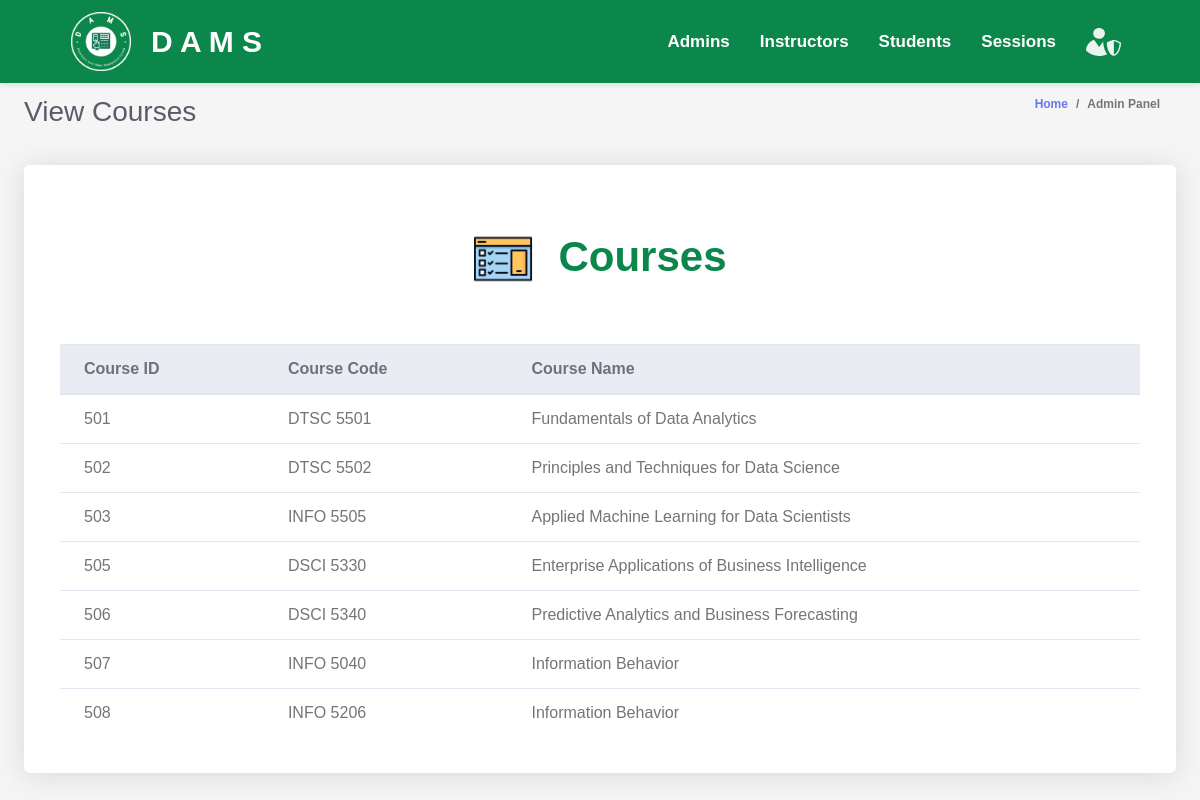
The page /admin/viewCourses.php on the database as committed earlier.
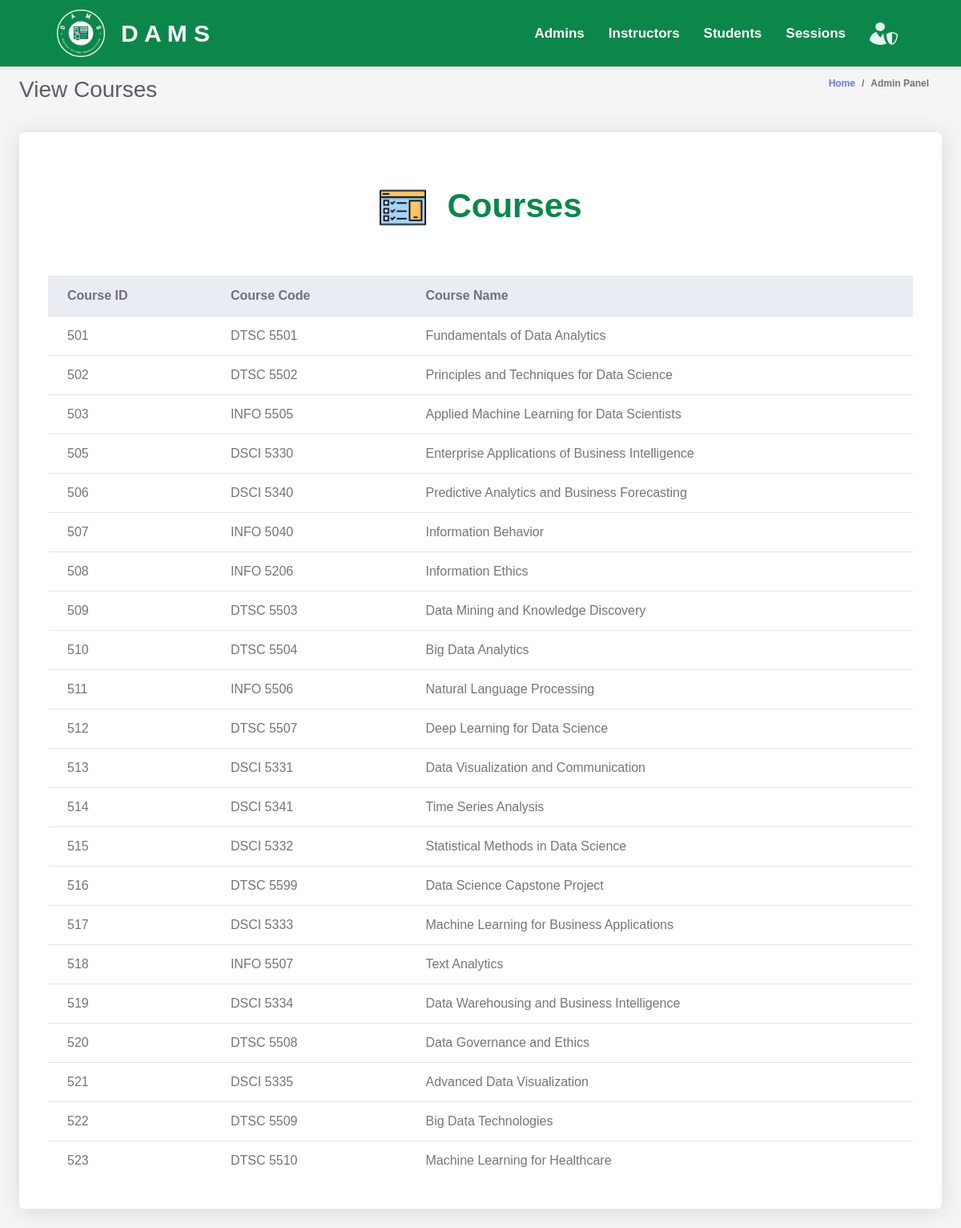
The same page on the database as committed later.
### tables this page shows
CREATE TABLE `courses` (
    course_id INT AUTO_INCREMENT PRIMARY KEY,
    course_name VARCHAR(255) ,
    course_code VARCHAR(50)
);

### admin/admin.php (called while the page is built, shortened)
<?php
$database = new Database();
$conn = $database->getConnection();
class Admin {
    public function list_courses() {
        global $conn;
        $query = "SELECT * FROM courses";
        $rs = $conn->query($query);
        $users = array();
        while ($row = $rs->fetch_assoc()) {
            $users[] = $row;
        }
        return $users;
    }
}
?>

### admin/coursesTable.php (the view)
<div class="row">
    <div class="col-lg-12">
        <div class="card mb-4">
        <div class="table-text">
            <img src="../assets/images/courses.png" >
            <div>
                Courses
            </div>
        </div>
            <div class="card-body">
                <div class="table-responsive p-3">
                    <table class="table align-items-center table-flush table-hover" id="dataTableHover">
                        <thead class="thead-light">
                            <tr>
                                <th>Course ID</th>
                                <th>Course Code</th>
                                <th>Course Name</th>
                            </tr>
                        </thead>
                        <tbody>
                            <?php
                            include "admin.php";
                            $admin = new Admin();
                            $users = $admin->list_courses();
                            foreach ($users as $user) {
                                echo "<tr>";
                                echo "<td>" . $user['course_id'] . "</td>";
                                echo "<td>" . $user['course_code'] . "</td>";
                                echo "<td>" . $user['course_name'] . "</td>";
                                echo "</tr>";
                            }
                            ?>
                        </tbody>
                    </table>
                </div>
            </div>
        </div>
    </div>
</div>

### admin/viewCourses.php
<!DOCTYPE html>
<html lang="en">
<head>
    <?php include "heads.php"; ?>
</head>
<body>
    <?php include "topbar.php"; ?>
    <div class="container-fluid" id="container-wrapper">
        <div class="d-sm-flex align-items-center justify-content-between mb-4">
            <h1 class="h3 mb-0 text-gray-800">View Courses</h1>
            <ol class="breadcrumb">
                <li class="breadcrumb-item"><a href="./">Home</a></li>
                <li class="breadcrumb-item active" aria-current="page">Admin Panel</li>
            </ol>
        </div>
        <?php include "coursesTable.php"; ?>
    </div>
</body>
</html>

### admin/heads.php (shortened to what this page needs)
<link href="../vendor/fontawesome-free/css/all.min.css" rel="stylesheet" type="text/css">
<link href="../vendor/bootstrap/css/bootstrap.min.css" rel="stylesheet" type="text/css">
<link href="css/ruang-admin.min.css" rel="stylesheet">
<link rel="stylesheet" href="../css/navbar.css">

### admin/topbar.php (shortened to what this page needs)
<nav class="navbar">
  <div class="navbar-container">
    <div class="brand">
        <img src="../assets/images/brand.png" style="max-width: 60px; margin-right:20px" >
        <a href="index.php" style="color: white; text-decoration: none;">D A M S</a>
    </div>
    <ul class="nav-list">
      <li class="expander" id="admins-expander">
        <a class="nav-list" href="#">Admins</a>
      </li>
      <li class="expander" id="instructors-expander">
        <a class="nav-list" href="#">Instructors</a>
      </li>
      <li class="expander" id="students-expander">
        <a class="nav-list" href="#">Students</a>
      </li>
      <li class="expander" id="sessions-expander">
        <a class="nav-list" href="#">Sessions</a>
      </li>
      <li class="expander" id="students-expander">
        <a class="nav-list" href="#">
          <img src="../assets/images/admin.svg" style="max-width: 35px;">
        </a>
      </li>
    </ul>
  </div>
</nav>

### css/navbar.css (style rules this page uses)
body { margin: 0; padding: 0; font-family: Arial, sans-serif; background-color: #f5f5f5; }
.navbar { background-color: #0b874b; color: white; padding: 10px 10px; box-shadow: 0 2px 5px rgba(0, 0, 0, 0.1); transition: height 0.3s; }
.navbar-container { display: flex; justify-content: space-between; align-items: center; width: 90%; margin: 0 auto; }
.nav-list { list-style: none; display: flex; gap: 20px; margin: 0; padding: 0; }
.brand { display: flex; align-items: center; font-size: 30px; font-weight: 550; padding: 2px; }
.expander { position: relative; cursor: pointer; }
.nav-list a { text-decoration: none; color: white; font-weight: 550; font-size: 17px; transition: all 0.3s linear; }
.table-text { display: flex; align-items: center; justify-content: center; color: #0b874b; font-size: 42px; margin-top: 60px; margin-bottom: 20px; font-weight: bold; }
.table-text img { margin-right: 25px; max-width: 60px; }
.nav-list a { cursor: pointer; transition: transform 0.3s; }
.nav-list { display: flex; align-items: center; list-style: none; }
.nav-list li { margin-right: 10px; }

Rows that differ between the two databases and show on the page:
changed courses "INFO 5206": course_name "Information Behavior" → "Information Ethics"
added courses: course_id "509", course_code "DTSC 5503", course_name "Data Mining and Knowledge Discovery"
added courses: course_id "510", course_code "DTSC 5504", course_name "Big Data Analytics"
added courses: course_id "511", course_code "INFO 5506", course_name "Natural Language Processing"
added courses: course_id "512", course_code "DTSC 5507", course_name "Deep Learning for Data Science"
added courses: course_id "513", course_code "DSCI 5331", course_name "Data Visualization and Communication"
added courses: course_id "514", course_code "DSCI 5341", course_name "Time Series Analysis"
added courses: course_id "515", course_code "DSCI 5332", course_name "Statistical Methods in Data Science"
added courses: course_id "516", course_code "DTSC 5599", course_name "Data Science Capstone Project"
added courses: course_id "517", course_code "DSCI 5333", course_name "Machine Learning for Business Applications"
added courses: course_id "518", course_code "INFO 5507", course_name "Text Analytics"
added courses: course_id "519", course_code "DSCI 5334", course_name "Data Warehousing and Business Intelligence"
added courses: course_id "520", course_code "DTSC 5508", course_name "Data Governance and Ethics"
added courses: course_id "521", course_code "DSCI 5335", course_name "Advanced Data Visualization"
added courses: course_id "522", course_code "DTSC 5509", course_name "Big Data Technologies"
added courses: course_id "523", course_code "DTSC 5510", course_name "Machine Learning for Healthcare"
